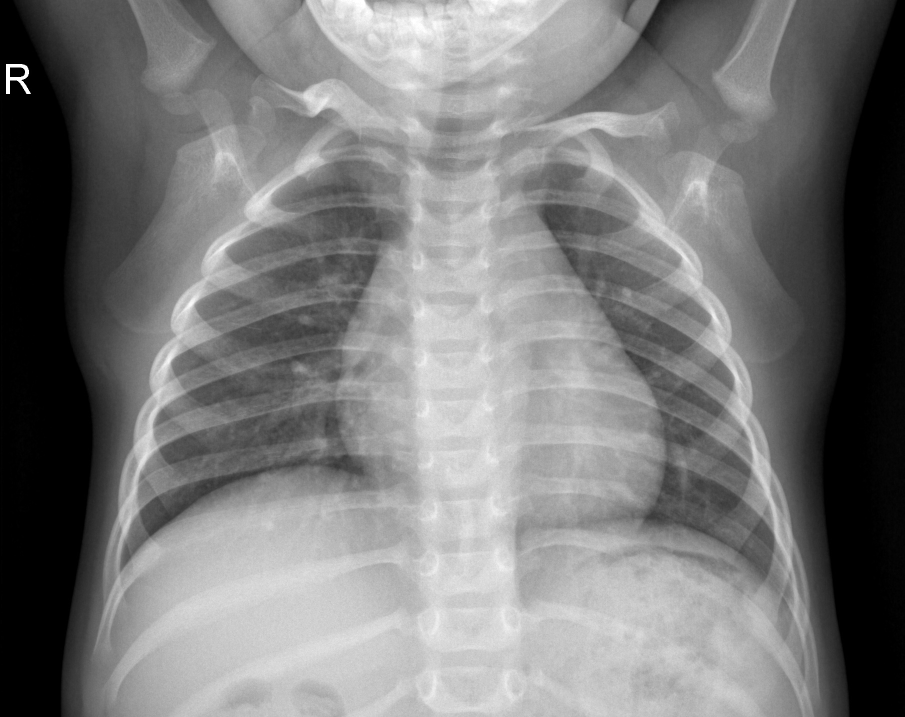
#> input picture Deep Learning/AI in Healthcare/dataset/Normal/IM-0119-0001.jpeg, 1810 x 1434 px (shown at 1/2 size); its folder holds only this picture in this run
$ jupyter execute --allow-errors pheumonia_mc.ipynb
#> lines starting #> are read from the running program, lines starting #| are printed output that depends on the picture
# 1. Import Libraries

[cell 1]
# !pip install opencv-python

[cell 2]
import numpy as np
import pandas as pd
import matplotlib.pyplot as plt

from glob import glob
from PIL import Image
import cv2
from tqdm.auto import tqdm
from sklearn.model_selection import train_test_split
from sklearn.preprocessing import (
    OrdinalEncoder,
    OneHotEncoder,
    StandardScaler,
    MinMaxScaler
)
from sklearn.neural_network import MLPClassifier
from sklearn.metrics import plot_confusion_matrix, classification_report

import warnings
warnings.filterwarnings('ignore')

np.random.seed(12345)

# 2. Read Data

[cell 3]
classes = ['Normal', 'Pheumonia']

[cell 4]
X = np.empty([0, 64*64])
y = np.empty([0, 1])

for _class in tqdm(classes):
    img_path = glob('dataset/' + _class + '/*')
    for path in tqdm(img_path):
        img = Image.open(path)
#> img is the input picture: PIL image 1810x1434 L; min 0, max 255, mean 122
        img = img.convert('1') # convert image to black and white
#> img: PIL image 1810x1434 1; 47.8% white in thin lines or dots
        img = img.resize([64, 64])
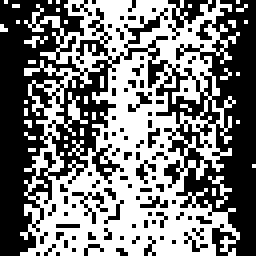
#> img: PIL image 64x64 1 (shown 4 times larger); 48.4% white in thin lines or dots
        img = np.array(img)
        img = img.reshape(1, -1)
        X = np.vstack([X, img])
        y = np.vstack([y, _class])
#> pass 2 of the loop `for _class in tqdm(classes):`:
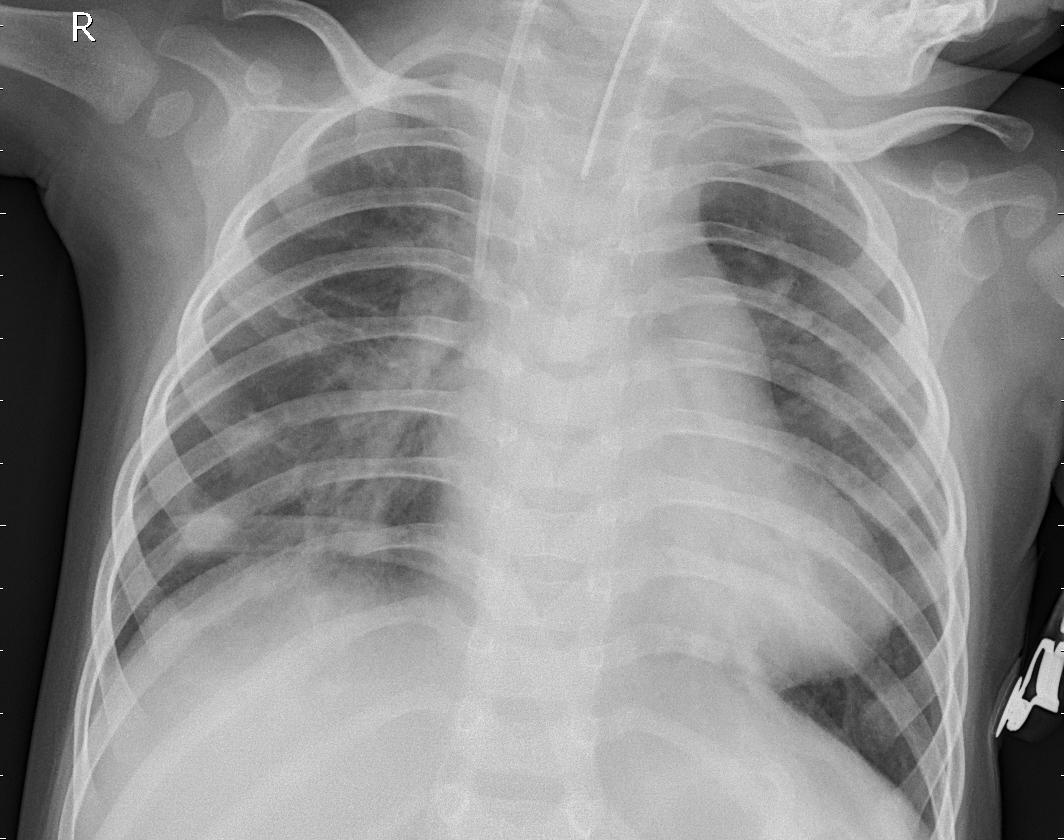
#> input picture Deep Learning/AI in Healthcare/dataset/Pheumonia/person101_bacteria_484.jpeg, 1064 x 840 px
#> img is the input picture: PIL image 1064x840 L; min 0, max 255, mean 142.6
#> `img = img.resize([64, 64])`:
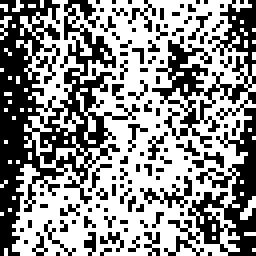
#> img: PIL image 64x64 1 (shown 4 times larger); 56.2% white; black in thin lines or dots

# ### 3. Clean Data

# 4. Split Dataset into Training & Test Sets

[cell 5]
X_train, X_test, y_train, y_test = train_test_split(X, y, test_size=0.20, shuffle=True)

# ### 5. Data Preparation

## ### 5.1. Ordinal Encoding

## ### 5.2. One Hot Encoding

## 5.3. Feature Scaling

### 5.3.1. Training Set

[cell 6]
scaler = MinMaxScaler()
X_train_scaled = scaler.fit_transform(X_train)

### 5.3.2. Test Set

[cell 7]
X_test_scaled = scaler.transform(X_test)

# 6. Model Creation

## 6.1. Setting Parameters

[cell 8]
clf = MLPClassifier(
    hidden_layer_sizes=(50, 10, 10),
    activation='relu',
    learning_rate_init=0.005,
    max_iter=1000,
    batch_size=X_train_scaled.shape[0],
    alpha=0,
    solver='sgd',
    momentum=0
)

## 6.2. Train Model

[cell 9]
clf.fit(X_train_scaled, y_train)

## 6.3. Model's Weight & Bias

[cell 10]
clf.coefs_

[cell 11]
clf.intercepts_

# 7. Prediction

## 7.1. Training Set

[cell 12]
y_pred_train = clf.predict(X_train_scaled)

## 7.2. Test Set

[cell 13]
y_pred_test = clf.predict(X_test_scaled)

# 8. Model Evaluation

## 8.1. Training Set

### 8.1.1. Confusion Matrix

[cell 14]
plot_confusion_matrix(clf, X_train_scaled, y_train)
#> (this line was passed over: sklearn is not available in this run)

### 8.1.2. Scoring

[cell 15]
report = classification_report(y_train, y_pred_train, output_dict=True)
#> report = 4 items

[cell 16]
print('accuracy =', report['accuracy'])
#| accuracy = 1.0

[cell 17]
report['Normal']
#> Out = {'precision': 1, 'recall': 1, 'f1-score': 1, 'support': 1}

#> (a cell that did not finish here is left out)

## 8.2. Test Set

### 8.2.1. Confusion Matrix

[cell 19]
plot_confusion_matrix(clf, X_test_scaled, y_test)
#> (this line was passed over: sklearn is not available in this run)

### 8.2.2. Scoring

[cell 20]
report = classification_report(y_test, y_pred_test, output_dict=True)
#> report = 5 items

[cell 21]
print('accuracy =', report['accuracy'])
#| accuracy = 0.0

[cell 22]
report['Normal']
#> Out = {'precision': 0, 'recall': 0, 'f1-score': 0, 'support': 0}

[cell 23]
report['Pheumonia']
#> Out = {'precision': 0, 'recall': 0, 'f1-score': 0, 'support': 1}
